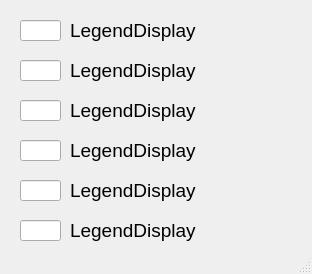
<?xml version="1.0" encoding="UTF-8"?>
<ui version="4.0">
 <class>DisplayWindow</class>
 <widget class="QMainWindow" name="DisplayWindow">
  <property name="geometry">
   <rect>
    <x>0</x>
    <y>0</y>
    <width>312</width>
    <height>274</height>
   </rect>
  </property>
  <property name="windowTitle">
   <string>PyLegend Display</string>
  </property>
  <widget class="QWidget" name="centralwidget">
   <widget class="QLabel" name="label1">
    <property name="geometry">
     <rect>
      <x>70</x>
      <y>20</y>
      <width>221</width>
      <height>21</height>
     </rect>
    </property>
    <property name="font">
     <font>
      <pointsize>14</pointsize>
     </font>
    </property>
    <property name="text">
     <string>LegendDisplay</string>
    </property>
   </widget>
   <widget class="QLineEdit" name="color1">
    <property name="geometry">
     <rect>
      <x>20</x>
      <y>20</y>
      <width>41</width>
      <height>21</height>
     </rect>
    </property>
   </widget>
   <widget class="QLineEdit" name="color2">
    <property name="geometry">
     <rect>
      <x>20</x>
      <y>60</y>
      <width>41</width>
      <height>21</height>
     </rect>
    </property>
   </widget>
   <widget class="QLabel" name="label2">
    <property name="geometry">
     <rect>
      <x>70</x>
      <y>60</y>
      <width>221</width>
      <height>21</height>
     </rect>
    </property>
    <property name="font">
     <font>
      <pointsize>14</pointsize>
     </font>
    </property>
    <property name="text">
     <string>LegendDisplay</string>
    </property>
   </widget>
   <widget class="QLineEdit" name="color3">
    <property name="geometry">
     <rect>
      <x>20</x>
      <y>100</y>
      <width>41</width>
      <height>21</height>
     </rect>
    </property>
   </widget>
   <widget class="QLabel" name="label3">
    <property name="geometry">
     <rect>
      <x>70</x>
      <y>100</y>
      <width>221</width>
      <height>21</height>
     </rect>
    </property>
    <property name="font">
     <font>
      <pointsize>14</pointsize>
     </font>
    </property>
    <property name="text">
     <string>LegendDisplay</string>
    </property>
   </widget>
   <widget class="QLineEdit" name="color4">
    <property name="geometry">
     <rect>
      <x>20</x>
      <y>140</y>
      <width>41</width>
      <height>21</height>
     </rect>
    </property>
   </widget>
   <widget class="QLabel" name="label4">
    <property name="geometry">
     <rect>
      <x>70</x>
      <y>140</y>
      <width>221</width>
      <height>21</height>
     </rect>
    </property>
    <property name="font">
     <font>
      <pointsize>14</pointsize>
     </font>
    </property>
    <property name="text">
     <string>LegendDisplay</string>
    </property>
   </widget>
   <widget class="QLabel" name="label5">
    <property name="geometry">
     <rect>
      <x>70</x>
      <y>220</y>
      <width>221</width>
      <height>21</height>
     </rect>
    </property>
    <property name="font">
     <font>
      <pointsize>14</pointsize>
     </font>
    </property>
    <property name="text">
     <string>LegendDisplay</string>
    </property>
   </widget>
   <widget class="QLineEdit" name="color5">
    <property name="geometry">
     <rect>
      <x>20</x>
      <y>180</y>
      <width>41</width>
      <height>21</height>
     </rect>
    </property>
   </widget>
   <widget class="QLabel" name="label6">
    <property name="geometry">
     <rect>
      <x>70</x>
      <y>180</y>
      <width>221</width>
      <height>21</height>
     </rect>
    </property>
    <property name="font">
     <font>
      <pointsize>14</pointsize>
     </font>
    </property>
    <property name="text">
     <string>LegendDisplay</string>
    </property>
   </widget>
   <widget class="QLineEdit" name="color6">
    <property name="geometry">
     <rect>
      <x>20</x>
      <y>220</y>
      <width>41</width>
      <height>21</height>
     </rect>
    </property>
   </widget>
  </widget>
  <widget class="QStatusBar" name="statusbar"/>
 </widget>
 <resources/>
 <connections/>
</ui>
